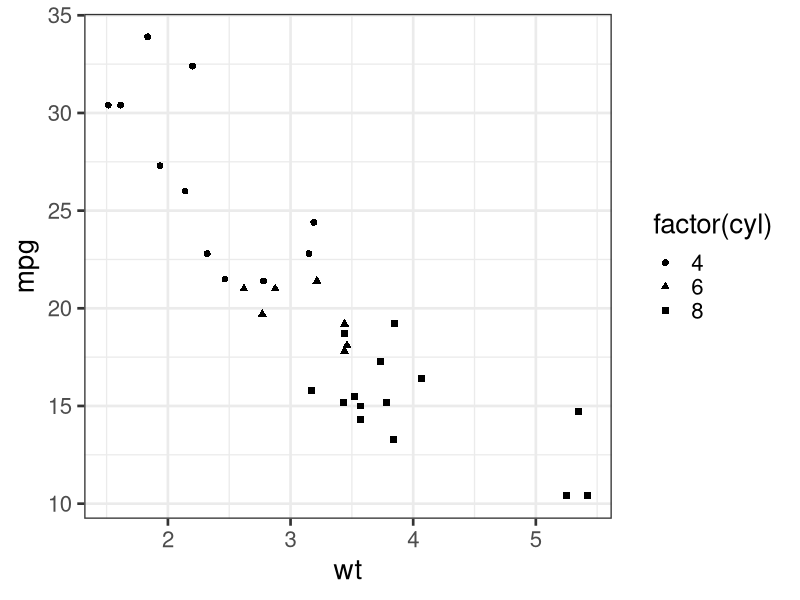

Generate this figure with R:
## ---- chunk 1
#| fig-align: center
#| fig-cap: Use the `.figure-box` class to create a white box to display white- or transparent-background tables and figures

library(ggplot2)
ggplot(data = mtcars) +
  geom_point(aes(x = wt, y = mpg, shape = factor(cyl)), size = 2) +
  theme_bw(base_size = 20)
